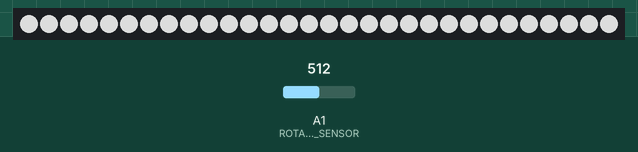
Simulated run of this program. Board: Arduino Uno, built with avr-gcc and run on an emulated ATmega328P. Parts: 30 RGB LEDs in strip order, left to right. The test bench sets the inputs (shaded band); at power-on: A1 (ROTARY_ANGLE_SENSOR) = 512. Dim RGB values are drawn brighter than linear; random numbers use the default seed unless the program sets one.

Above: at 0.15 s.
At 3.2 s:
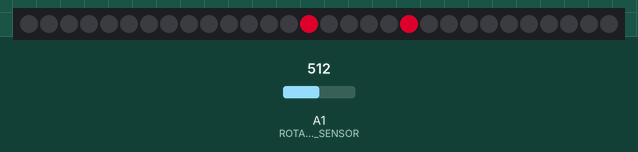
3.3 s: A1 (ROTARY_ANGLE_SENSOR) set to 716
4.8 s: A1 (ROTARY_ANGLE_SENSOR) set to 900
6.3 s: A1 (ROTARY_ANGLE_SENSOR) set to 1023
Timing chart, 0 to 9.3 s (numbered marks = the images above; inputs shaded):
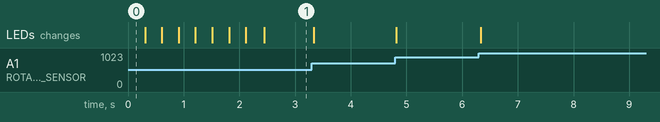

The program:

main.cpp
```cpp
#include <Arduino.h>
#include <Adafruit_NeoPixel.h>

#define ROTARY_ANGLE_SENSOR A1
#define LED_PIN 4
#define NUMPIXELS 30
Adafruit_NeoPixel pixels(NUMPIXELS, LED_PIN, NEO_GRB + NEO_KHZ800);

int targetPos = 0; // Memorizza la posizione del "punto fisso"

void setup() {
  Serial.begin(9600);
  pinMode(ROTARY_ANGLE_SENSOR, INPUT);

  pixels.begin();
  pixels.setBrightness(150);

  randomSeed(analogRead(A0));
  targetPos = random(0, NUMPIXELS);
}

void loop() {

  int sensor_value = analogRead(ROTARY_ANGLE_SENSOR);

  int cursorPos = map(sensor_value, 0, 1023, 0, NUMPIXELS - 1);

  pixels.clear();

  pixels.setPixelColor(targetPos, pixels.Color(255, 0, 50));

  pixels.setPixelColor(cursorPos, pixels.Color(255, 0, 50));

  pixels.show();

  if (cursorPos == targetPos) {

    for(int i = 0; i < 4; i++) {
      pixels.fill(pixels.Color(255, 255, 255));
      pixels.show();
      delay(300);

      pixels.clear();
      pixels.show();
      delay(300);
    }

    targetPos = random(0, NUMPIXELS);
  }

  delay(30);
}
```
